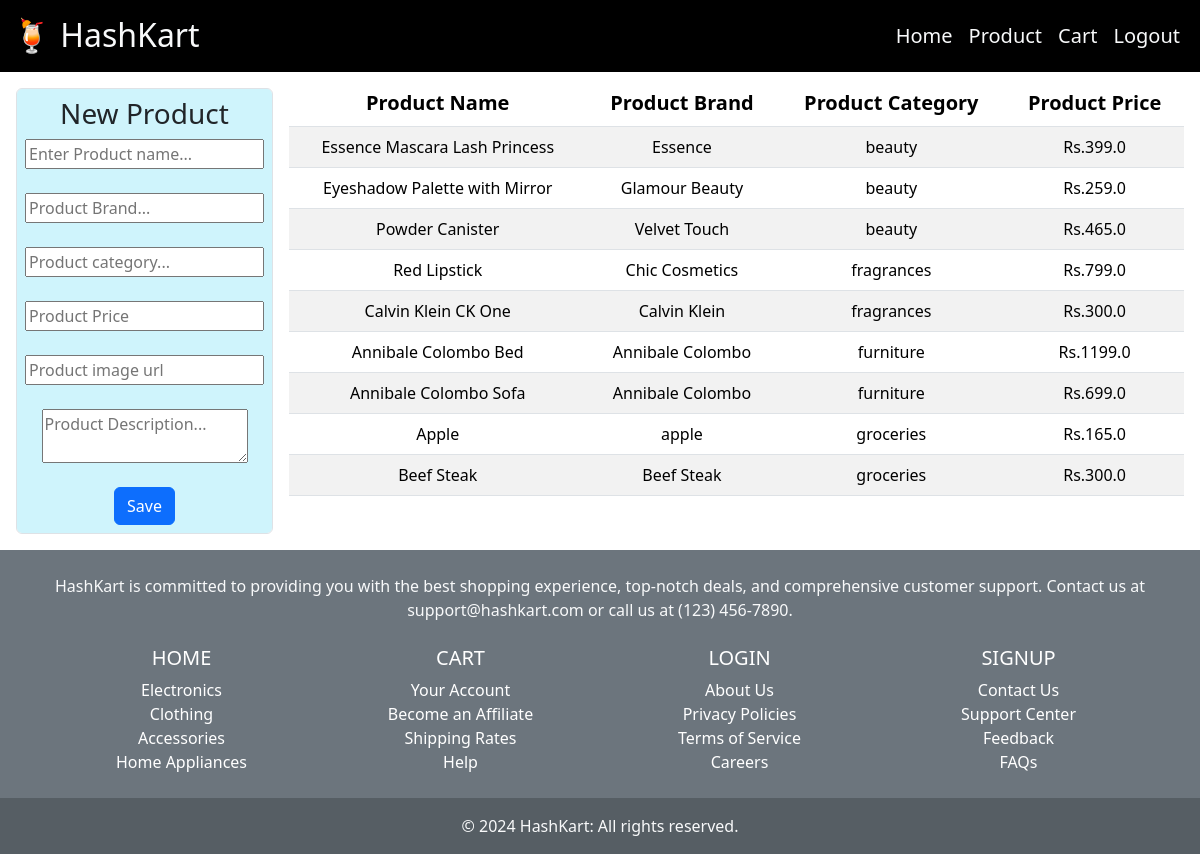
Page /create-product (signed in) on the committed database.
### Product/models.py (models this page shows)
class Product(db.Model):
    id = db.Column(db.Integer, primary_key=True)
    name = db.Column(db.String(32), nullable=False)
    brand = db.Column(db.String(20), nullable=False)
    category = db.Column(db.String(25), nullable=False)
    description = db.Column(db.Text, nullable=False)
    price = db.Column(db.Float, nullable=False)
    image_url = db.Column(db.String(32), nullable=False)

### Product/views.py (the view)
@product_bp.route("/create-product", methods=['GET', 'POST'])
@login_required
def products():
    token = request.cookies.get('auth_token')
    if request.method == "POST":
        token=request.cookies.get('auth_token')
        name = request.form['name']
        brand = request.form.get('brand').strip().lower()
        category = request.form['category']
        price = request.form['price']
        description = request.form['description']
        image_url =request.form['image_url']
        new_product = Product(name=name, brand=brand, category=category,
                              price=price, description=description, image_url=image_url)
        db.session.add(new_product)
        db.session.commit()
        products = Product.query.all()
        flash("you add a new product !", "success")
        return render_template('add-Products.html', products=products,token=token), 201
    elif request.method == 'GET':
        products = Product.query.all()
    return render_template('add-Products.html', products=products,token=token), 200

### utils/jwt.py (called while the page is built)
def login_required(f):
    @wraps(f)
    def decorated_function(*args, **kwargs):
        token = request.cookies.get('auth_token')
        if not token:
            response=make_response(render_template('login_view.html'))
            return response ,400
        try:
            request.user_data = jwt.decode(
                token, SECRET_KEY, algorithms=["HS256"])
        except jwt.ExpiredSignatureError:
            return jsonify({'message': 'Token has expired'}), 401
        except jwt.InvalidTokenError:
            return jsonify({'message': 'Token is invalid'}), 403
        return f(*args, **kwargs)
    return decorated_function

### templates/add-Products.html (shortened to what this page needs)
<!DOCTYPE html>
<html lang="en">
<head>
    <link rel="stylesheet" href={{url_for('static',filename='bootstrap.min.css' )}}>
</head>
<body>
    {% include 'navbar.html' %}
    <div class="d-flex  align-items-start justify-content-start m-2">
        <form action="./create-product" style='width: 300px !important;' method="post"
            class=" m-2 p-2 bg-info-subtle form-control d-flex container flex-column justify-content-center align-items-center">
            <h3 class="text-center">New Product</h3>
            <input type="text" name="name" required placeholder="Enter Product name..."></br>
            <input type="text" name="brand" placeholder="Product Brand..." required></br>
            <input type="text" name="category" required placeholder="Product category..."></br>
            <input type="text" name="price" required placeholder="Product Price"></br>
            <input type="text" name="image_url" required placeholder="Product image url"></br>
            <textarea name="description" id="description" required placeholder="Product Description..."></textarea></br>
            <input class="btn btn-primary" type="submit" value="Save">
        </form>
        <table class="mx-2  table table-striped ">
            <thead>
                <tr class="fs-5 fw-bolder p-2 text-center">
                    <td>Product Name</td>
                    <td>Product Brand</td>
                    <td>Product Category</td>
                    <td>Product Price</td>
                </tr>
            </thead>
            <tbody>
                {% for product in products %}
                <tr class="text-center">
                    <td>{{product.name}}</td>
                    <td>{{product.brand}}</td>
                    <td>{{product.category}}</td>
                    <td>Rs.{{product.price}}</td>
                </tr>
                {% endfor %}
            </tbody>
        </table>
    </div>
    {% include 'footer.html'%}
</body>
</html>

### rows in the picture
Product: name "Essence Mascara Lash Princess", brand "Essence", category "beauty", price "399.0"
Product: name "Eyeshadow Palette with Mirror", brand "Glamour Beauty", category "beauty", price "259.0"
Product: name "Powder Canister", brand "Velvet Touch", category "beauty", price "465.0"
Product: name "Red Lipstick", brand "Chic Cosmetics", category "fragrances", price "799.0"
Product: name "Calvin Klein CK One", brand "Calvin Klein", category "fragrances", price "300.0"
Product: name "Annibale Colombo Bed", brand "Annibale Colombo", category "furniture", price "1199.0"
Product: name "Annibale Colombo Sofa", brand "Annibale Colombo", category "furniture", price "699.0"
Product: name "Apple", brand "apple", category "groceries", price "165.0"
Product: name "Beef Steak", brand "Beef Steak", category "groceries", price "300.0"
